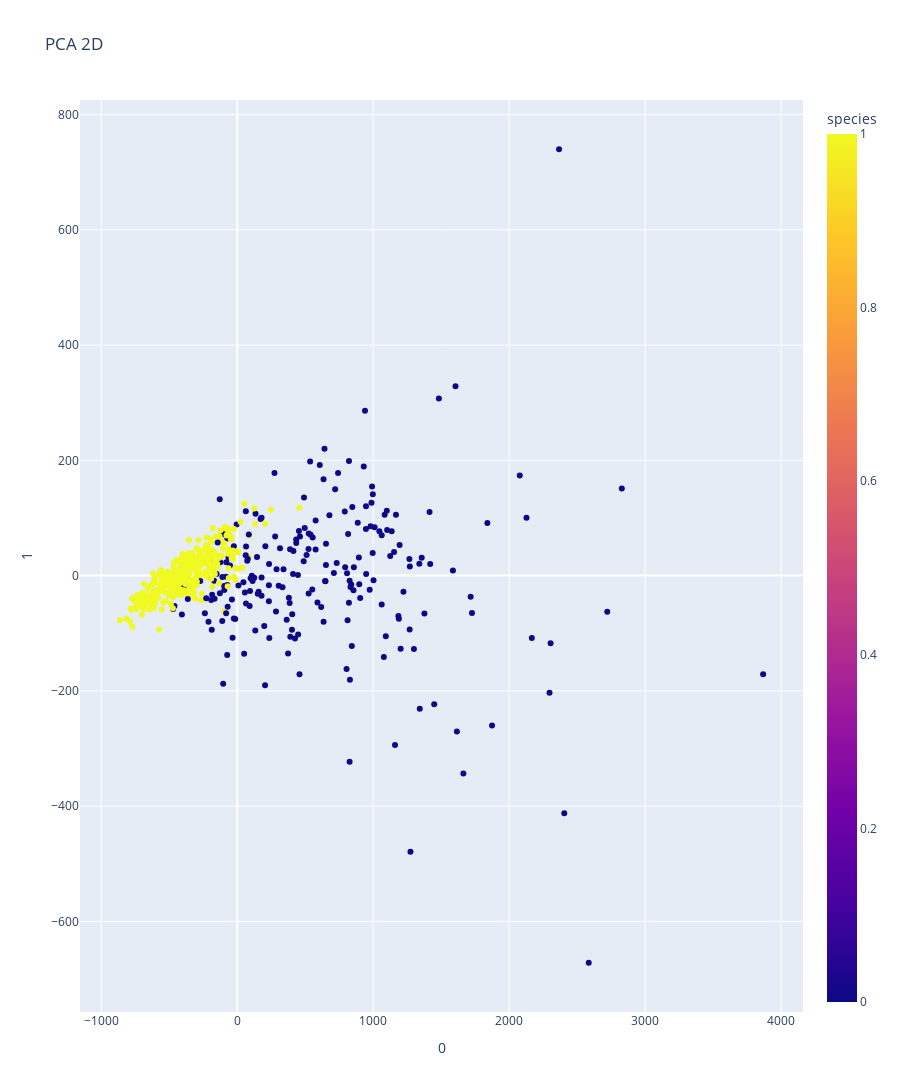
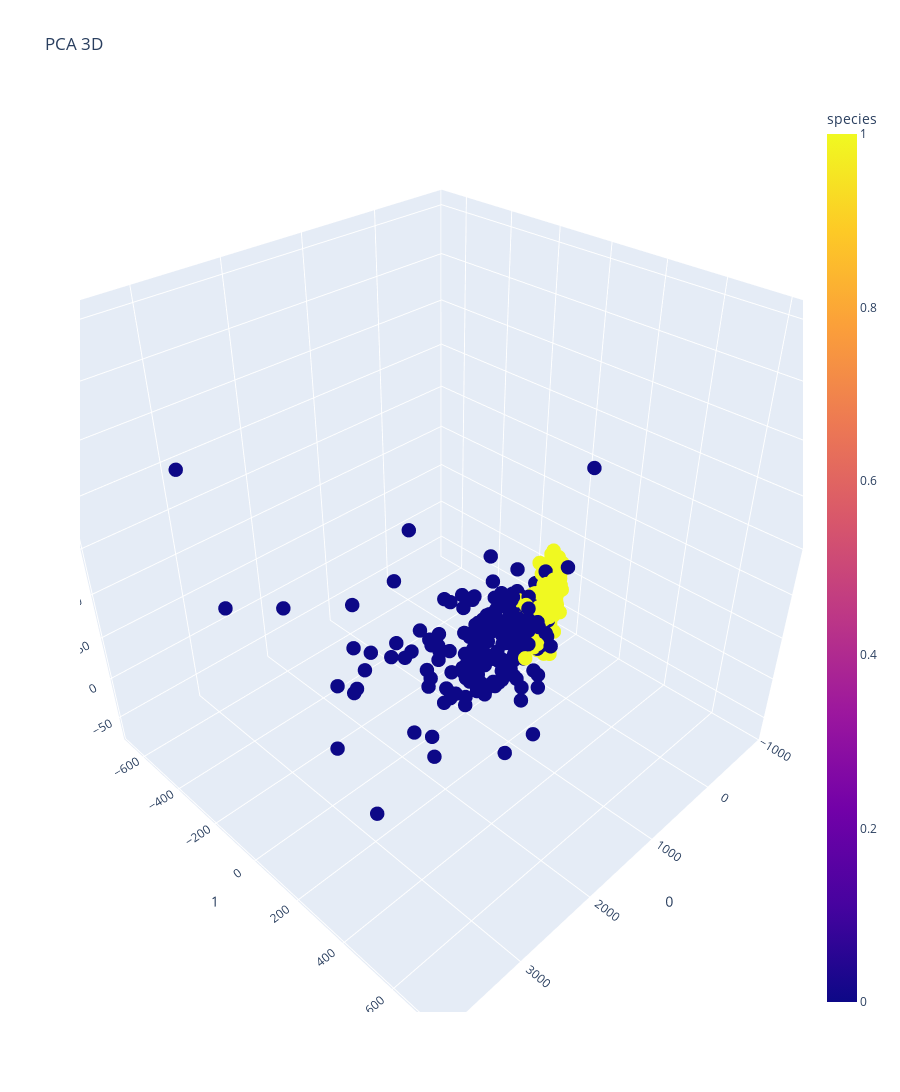

Source (notebook cell) for these figures, in order:
### Code cell
pca = PCA(n_components=4)
new_X = pca.fit(X)
fig = plt.bar(range(len(pca.explained_variance_ratio_)), pca.explained_variance_ratio_)
plt.show()
pca2D = PCA(n_components=2)
proj2D = pca.fit_transform(X)
pca3D = PCA(n_components=3)
proj3D = pca.fit_transform(X)
fig_2d = px.scatter(
    proj2D, x=0, y=1,
    color=Y, labels={'color': 'species'}, 
    title = "PCA 2D"
    
)
fig_3d = px.scatter_3d(
    proj3D, x=0, y=1, z=2,
    color=Y, labels={'color': 'species'},
    title = "PCA 3D"
)
fig_3d.update_traces(marker_size=5)

fig_2d.update_layout(height=windows_height).show()
fig_3d.update_layout(height=windows_height).show()

### Figure 1 — Plotly figure (JSON) as saved in the notebook; plotly's stock layout.template omitted (floating-point values rounded to 4 significant figures; data arrays with more than 128 entries replaced by an {"elided": "..."} marker saying what was removed)
{"data": [{"hovertemplate": "0=%{x}<br>1=%{y}<br>species=%{marker.color}<extra></extra>", "legendgroup": "", "marker": {"color": {"elided": "569 int values"}, "coloraxis": "coloraxis", "symbol": "circle"}, "mode": "markers", "name": "", "orientation": "v", "showlegend": false, "type": "scatter", "x": {"elided": "569 float values"}, "xaxis": "x", "y": {"elided": "569 float values"}, "yaxis": "y"}], "layout": {"coloraxis": {"colorbar": {"title": {"text": "species"}}, "colorscale": [[0, "#0d0887"], [0.1111, "#46039f"], [0.2222, "#7201a8"], [0.3333, "#9c179e"], [0.4444, "#bd3786"], [0.5556, "#d8576b"], [0.6667, "#ed7953"], [0.7778, "#fb9f3a"], [0.8889, "#fdca26"], [1, "#f0f921"]]}, "height": 1200, "legend": {"tracegroupgap": 0}, "title": {"text": "PCA 2D"}, "xaxis": {"anchor": "y", "domain": [0, 1], "title": {"text": "0"}}, "yaxis": {"anchor": "x", "domain": [0, 1], "title": {"text": "1"}}}}

### Figure 2 — Plotly figure (JSON) as saved in the notebook; plotly's stock layout.template omitted (floating-point values rounded to 4 significant figures; data arrays with more than 128 entries replaced by an {"elided": "..."} marker saying what was removed)
{"data": [{"hovertemplate": "0=%{x}<br>1=%{y}<br>2=%{z}<br>species=%{marker.color}<extra></extra>", "legendgroup": "", "marker": {"color": {"elided": "569 int values"}, "coloraxis": "coloraxis", "size": 5, "symbol": "circle"}, "mode": "markers", "name": "", "scene": "scene", "showlegend": false, "type": "scatter3d", "x": {"elided": "569 float values"}, "y": {"elided": "569 float values"}, "z": {"elided": "569 float values"}}], "layout": {"coloraxis": {"colorbar": {"title": {"text": "species"}}, "colorscale": [[0, "#0d0887"], [0.1111, "#46039f"], [0.2222, "#7201a8"], [0.3333, "#9c179e"], [0.4444, "#bd3786"], [0.5556, "#d8576b"], [0.6667, "#ed7953"], [0.7778, "#fb9f3a"], [0.8889, "#fdca26"], [1, "#f0f921"]]}, "height": 1200, "legend": {"tracegroupgap": 0}, "scene": {"domain": {"x": [0, 1], "y": [0, 1]}, "xaxis": {"title": {"text": "0"}}, "yaxis": {"title": {"text": "1"}}, "zaxis": {"title": {"text": "2"}}}, "title": {"text": "PCA 3D"}}}
